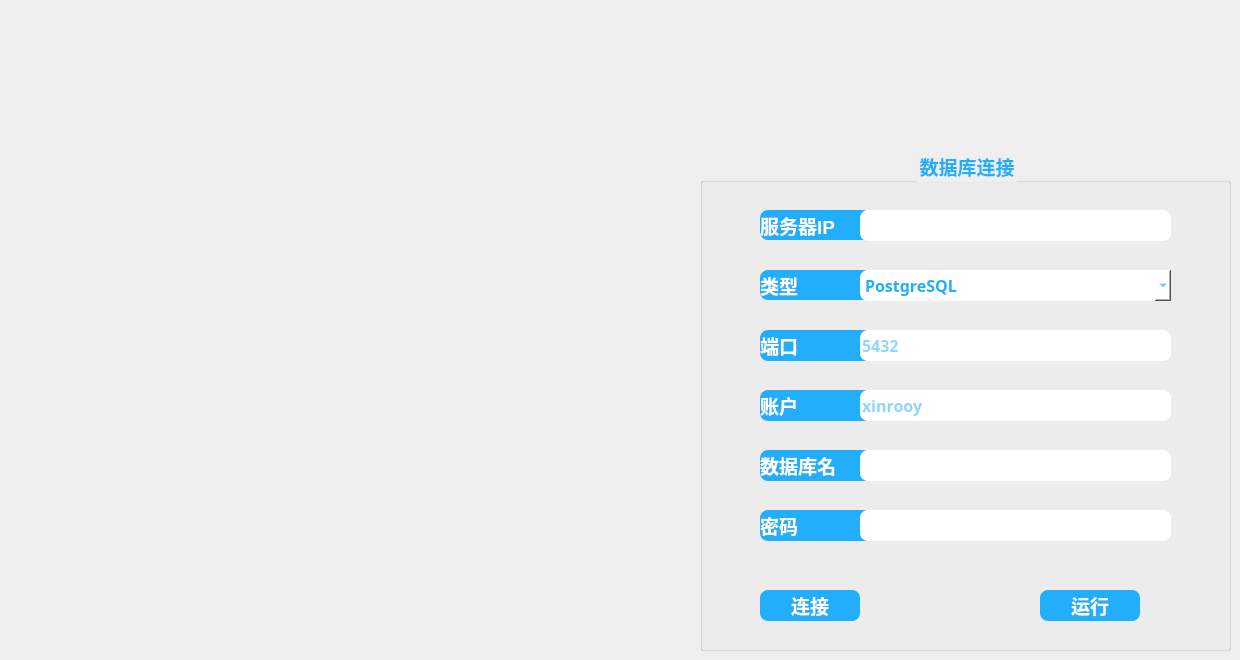
    <widget class="QWidget" name="page_2">
     <widget class="QGroupBox" name="groupBox_5">
      <property name="geometry">
       <rect>
        <x>700</x>
        <y>150</y>
        <width>531</width>
        <height>501</height>
       </rect>
      </property>
      <property name="font">
       <font>
        <family>微软雅黑</family>
        <pointsize>14</pointsize>
        <weight>75</weight>
        <bold>true</bold>
       </font>
      </property>
      <property name="styleSheet">
       <string notr="true">color: rgb(34, 174, 250);</string>
      </property>
      <property name="title">
       <string>数据库连接</string>
      </property>
      <property name="alignment">
       <set>Qt::AlignCenter</set>
      </property>
      <property name="flat">
       <bool>false</bool>
      </property>
      <widget class="QLabel" name="label_17">
       <property name="geometry">
        <rect>
         <x>60</x>
         <y>240</y>
         <width>121</width>
         <height>31</height>
        </rect>
       </property>
       <property name="font">
        <font>
         <pointsize>14</pointsize>
         <weight>75</weight>
         <bold>true</bold>
        </font>
       </property>
       <property name="styleSheet">
        <string notr="true">background-color: rgb(34, 174, 250);
color: rgb(255, 255, 255);
border-radius:8px;</string>
       </property>
       <property name="text">
        <string>账户</string>
       </property>
       <property name="scaledContents">
        <bool>false</bool>
       </property>
       <property name="margin">
        <number>7</number>
       </property>
       <property name="openExternalLinks">
        <bool>false</bool>
       </property>
      </widget>
      <widget class="QLabel" name="label_18">
       <property name="geometry">
        <rect>
         <x>60</x>
         <y>120</y>
         <width>121</width>
         <height>30</height>
        </rect>
       </property>
       <property name="font">
        <font>
         <pointsize>14</pointsize>
         <weight>75</weight>
         <bold>true</bold>
        </font>
       </property>
       <property name="styleSheet">
        <string notr="true">background-color: rgb(34, 174, 250);
color: rgb(255, 255, 255);
border-radius:8px;</string>
       </property>
       <property name="text">
        <string>类型</string>
       </property>
       <property name="scaledContents">
        <bool>false</bool>
       </property>
       <property name="margin">
        <number>7</number>
       </property>
       <property name="openExternalLinks">
        <bool>false</bool>
       </property>
      </widget>
      <widget class="QLineEdit" name="lineEdit_11">
       <property name="geometry">
        <rect>
         <x>160</x>
         <y>240</y>
         <width>311</width>
         <height>31</height>
        </rect>
       </property>
       <property name="font">
        <font>
         <family>微软雅黑</family>
         <pointsize>12</pointsize>
         <weight>75</weight>
         <bold>true</bold>
        </font>
       </property>
       <property name="styleSheet">
        <string notr="true">background-color: rgb(255, 255, 255);
border-radius:8px;</string>
       </property>
       <property name="placeholderText">
        <string>xinrooy</string>
       </property>
      </widget>
      <widget class="QLabel" name="label_20">
       <property name="geometry">
        <rect>
         <x>60</x>
         <y>180</y>
         <width>121</width>
         <height>31</height>
        </rect>
       </property>
       <property name="font">
        <font>
         <pointsize>14</pointsize>
         <weight>75</weight>
         <bold>true</bold>
        </font>
       </property>
       <property name="styleSheet">
        <string notr="true">background-color: rgb(34, 174, 250);
color: rgb(255, 255, 255);
border-radius:8px;</string>
       </property>
       <property name="text">
        <string>端口</string>
       </property>
       <property name="scaledContents">
        <bool>false</bool>
       </property>
       <property name="margin">
        <number>7</number>
       </property>
       <property name="openExternalLinks">
        <bool>false</bool>
       </property>
      </widget>
      <widget class="QLineEdit" name="lineEdit_15">
       <property name="geometry">
        <rect>
         <x>160</x>
         <y>360</y>
         <width>311</width>
         <height>31</height>
        </rect>
       </property>
       <property name="font">
        <font>
         <family>微软雅黑</family>
         <pointsize>12</pointsize>
         <weight>75</weight>
         <bold>true</bold>
        </font>
       </property>
       <property name="styleSheet">
        <string notr="true">background-color: rgb(255, 255, 255);
border-radius:8px;</string>
       </property>
       <property name="inputMask">
        <string/>
       </property>
       <property name="text">
        <string/>
       </property>
       <property name="placeholderText">
        <string/>
       </property>
      </widget>
      <widget class="QLineEdit" name="lineEdit_34">
       <property name="geometry">
        <rect>
         <x>160</x>
         <y>180</y>
         <width>311</width>
         <height>31</height>
        </rect>
       </property>
       <property name="font">
        <font>
         <family>微软雅黑</family>
         <pointsize>12</pointsize>
         <weight>75</weight>
         <bold>true</bold>
        </font>
       </property>
       <property name="styleSheet">
        <string notr="true">background-color: rgb(255, 255, 255);
border-radius:8px;</string>
       </property>
       <property name="placeholderText">
        <string>5432</string>
       </property>
      </widget>
      <widget class="QLabel" name="label_21">
       <property name="geometry">
        <rect>
         <x>60</x>
         <y>360</y>
         <width>121</width>
         <height>31</height>
        </rect>
       </property>
       <property name="font">
        <font>
         <pointsize>14</pointsize>
         <weight>75</weight>
         <bold>true</bold>
        </font>
       </property>
       <property name="styleSheet">
        <string notr="true">background-color: rgb(34, 174, 250);
color: rgb(255, 255, 255);
border-radius:8px;</string>
       </property>
       <property name="text">
        <string>密码</string>
       </property>
       <property name="scaledContents">
        <bool>false</bool>
       </property>
       <property name="margin">
        <number>7</number>
       </property>
       <property name="openExternalLinks">
        <bool>false</bool>
       </property>
      </widget>
      <widget class="QComboBox" name="comboBox_7">
       <property name="geometry">
        <rect>
         <x>160</x>
         <y>120</y>
         <width>311</width>
         <height>31</height>
        </rect>
       </property>
       <property name="font">
        <font>
         <family>微软雅黑</family>
         <pointsize>12</pointsize>
         <weight>75</weight>
         <bold>true</bold>
        </font>
       </property>
       <property name="styleSheet">
        <string notr="true">background-color: rgb(255, 255, 255);
border-radius:8px;</string>
       </property>
       <item>
        <property name="text">
         <string>PostgreSQL</string>
        </property>
       </item>
       <item>
        <property name="text">
         <string>SQLserver</string>
        </property>
       </item>
       <item>
        <property name="text">
         <string>SQLite</string>
        </property>
       </item>
       <item>
        <property name="text">
         <string>MySQL</string>
        </property>
       </item>
       <item>
        <property name="text">
         <string>MongoDB</string>
        </property>
       </item>
      </widget>
      <widget class="QPushButton" name="PushButton_Login_13">
       <property name="geometry">
        <rect>
         <x>60</x>
         <y>440</y>
         <width>100</width>
         <height>31</height>
        </rect>
       </property>
       <property name="font">
        <font>
         <family>微软雅黑</family>
         <pointsize>14</pointsize>
         <weight>75</weight>
         <bold>true</bold>
        </font>
       </property>
       <property name="layoutDirection">
        <enum>Qt::LeftToRight</enum>
       </property>
       <property name="styleSheet">
        <string notr="true">background-color: rgb(34, 174, 250);
border-style:none;
border-radius:8px;
color: rgb(255, 255, 255);
</string>
       </property>
       <property name="text">
        <string>连接</string>
       </property>
       <property name="icon">
        <iconset>
         <normaloff>:/img/img/weibiaoti--.png</normaloff>:/img/img/weibiaoti--.png</iconset>
       </property>
       <property name="iconSize">
        <size>
         <width>19</width>
         <height>19</height>
        </size>
       </property>
       <property name="autoRepeat">
        <bool>false</bool>
       </property>
       <property name="autoExclusive">
        <bool>false</bool>
       </property>
       <property name="autoDefault">
        <bool>false</bool>
       </property>
       <property name="default">
        <bool>false</bool>
       </property>
       <property name="flat">
        <bool>false</bool>
       </property>
      </widget>
      <widget class="QLineEdit" name="lineEdit_35">
       <property name="geometry">
        <rect>
         <x>160</x>
         <y>300</y>
         <width>311</width>
         <height>31</height>
        </rect>
       </property>
       <property name="font">
        <font>
         <family>微软雅黑</family>
         <pointsize>12</pointsize>
         <weight>75</weight>
         <bold>true</bold>
        </font>
       </property>
       <property name="styleSheet">
        <string notr="true">background-color: rgb(255, 255, 255);
border-radius:8px;</string>
       </property>
       <property name="inputMask">
        <string/>
       </property>
       <property name="text">
        <string/>
       </property>
       <property name="placeholderText">
        <string/>
       </property>
      </widget>
      <widget class="QLabel" name="label_22">
       <property name="geometry">
        <rect>
         <x>60</x>
         <y>300</y>
         <width>121</width>
         <height>31</height>
        </rect>
       </property>
       <property name="font">
        <font>
         <pointsize>14</pointsize>
         <weight>75</weight>
         <bold>true</bold>
        </font>
       </property>
       <property name="styleSheet">
        <string notr="true">background-color: rgb(34, 174, 250);
color: rgb(255, 255, 255);
border-radius:8px;</string>
       </property>
       <property name="text">
        <string>数据库名</string>
       </property>
       <property name="scaledContents">
        <bool>false</bool>
       </property>
       <property name="margin">
        <number>7</number>
       </property>
       <property name="openExternalLinks">
        <bool>false</bool>
       </property>
      </widget>
      <widget class="QPushButton" name="PushButton_Login_15">
       <property name="geometry">
        <rect>
         <x>340</x>
         <y>440</y>
         <width>100</width>
         <height>31</height>
        </rect>
       </property>
       <property name="font">
        <font>
         <family>微软雅黑</family>
         <pointsize>14</pointsize>
         <weight>75</weight>
         <bold>true</bold>
        </font>
       </property>
       <property name="layoutDirection">
        <enum>Qt::LeftToRight</enum>
       </property>
       <property name="styleSheet">
        <string notr="true">background-color: rgb(34, 174, 250);
border-style:none;
border-radius:8px;
color: rgb(255, 255, 255);
</string>
       </property>
       <property name="text">
        <string>运行</string>
       </property>
       <property name="iconSize">
        <size>
         <width>19</width>
         <height>19</height>
        </size>
       </property>
       <property name="autoRepeat">
        <bool>false</bool>
       </property>
       <property name="autoExclusive">
        <bool>false</bool>
       </property>
       <property name="autoDefault">
        <bool>false</bool>
       </property>
       <property name="default">
        <bool>false</bool>
       </property>
       <property name="flat">
        <bool>false</bool>
       </property>
      </widget>
      <widget class="QLabel" name="label_server_IP_2">
       <property name="geometry">
        <rect>
         <x>60</x>
         <y>60</y>
         <width>111</width>
         <height>30</height>
        </rect>
       </property>
       <property name="font">
        <font>
         <pointsize>14</pointsize>
         <weight>75</weight>
         <bold>true</bold>
        </font>
       </property>
       <property name="styleSheet">
        <string notr="true">background-color: rgb(34, 174, 250);
color: rgb(255, 255, 255);
border-radius:8px;</string>
       </property>
       <property name="text">
        <string>服务器IP</string>
       </property>
       <property name="scaledContents">
        <bool>false</bool>
       </property>
       <property name="margin">
        <number>7</number>
       </property>
       <property name="openExternalLinks">
        <bool>false</bool>
       </property>
      </widget>
      <widget class="QLineEdit" name="lineEdit_server_IP_2">
       <property name="geometry">
        <rect>
         <x>160</x>
         <y>60</y>
         <width>311</width>
         <height>31</height>
        </rect>
       </property>
       <property name="font">
        <font>
         <family>微软雅黑</family>
         <pointsize>12</pointsize>
         <weight>75</weight>
         <bold>true</bold>
        </font>
       </property>
       <property name="styleSheet">
        <string notr="true">background-color: rgb(255, 255, 255);
border-radius:8px;</string>
       </property>
      </widget>
      <zorder>label_17</zorder>
      <zorder>label_18</zorder>
      <zorder>lineEdit_11</zorder>
      <zorder>label_20</zorder>
      <zorder>lineEdit_34</zorder>
      <zorder>label_21</zorder>
      <zorder>comboBox_7</zorder>
      <zorder>PushButton_Login_13</zorder>
      <zorder>label_22</zorder>
      <zorder>PushButton_Login_15</zorder>
      <zorder>label_server_IP_2</zorder>
      <zorder>lineEdit_server_IP_2</zorder>
      <zorder>lineEdit_15</zorder>
      <zorder>lineEdit_35</zorder>
     </widget>
    </widget>
